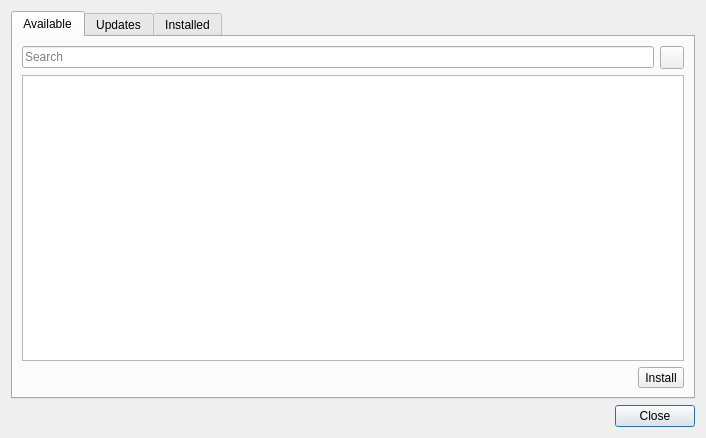
<?xml version="1.0" encoding="UTF-8"?>
<ui version="4.0">
 <class>PluginsManager</class>
 <widget class="QDialog" name="PluginsManager">
  <property name="windowModality">
   <enum>Qt::ApplicationModal</enum>
  </property>
  <property name="geometry">
   <rect>
    <x>0</x>
    <y>0</y>
    <width>706</width>
    <height>438</height>
   </rect>
  </property>
  <property name="windowTitle">
   <string>PluginsManager</string>
  </property>
  <property name="modal">
   <bool>true</bool>
  </property>
  <layout class="QVBoxLayout" name="verticalLayout">
   <item>
    <widget class="QTabWidget" name="tabWidget">
     <property name="currentIndex">
      <number>0</number>
     </property>
     <widget class="QWidget" name="available">
      <attribute name="title">
       <string>Available</string>
      </attribute>
      <layout class="QGridLayout" name="gridLayout">
       <item row="3" column="0" colspan="5">
        <widget class="QTableView" name="tvAvailable">
         <property name="selectionMode">
          <enum>QAbstractItemView::SingleSelection</enum>
         </property>
         <property name="selectionBehavior">
          <enum>QAbstractItemView::SelectRows</enum>
         </property>
         <property name="sortingEnabled">
          <bool>true</bool>
         </property>
        </widget>
       </item>
       <item row="5" column="0">
        <widget class="QLabel" name="lblADescription">
         <property name="text">
          <string/>
         </property>
        </widget>
       </item>
       <item row="0" column="0" colspan="5">
        <layout class="QHBoxLayout" name="horizontalLayout">
         <item>
          <widget class="QLineEdit" name="leASearch">
           <property name="minimumSize">
            <size>
             <width>300</width>
             <height>0</height>
            </size>
           </property>
           <property name="maximumSize">
            <size>
             <width>16777215</width>
             <height>16777215</height>
            </size>
           </property>
           <property name="baseSize">
            <size>
             <width>0</width>
             <height>0</height>
            </size>
           </property>
           <property name="placeholderText">
            <string>Search</string>
           </property>
          </widget>
         </item>
         <item>
          <widget class="QToolButton" name="btASearch">
           <property name="text">
            <string/>
           </property>
           <property name="icon">
            <iconset resource="ui.qrc">
             <normaloff>:/icons/images/system-search.svg</normaloff>:/icons/images/system-search.svg</iconset>
           </property>
           <property name="popupMode">
            <enum>QToolButton::InstantPopup</enum>
           </property>
          </widget>
         </item>
        </layout>
       </item>
       <item row="5" column="4">
        <widget class="QToolButton" name="btInstall">
         <property name="text">
          <string>Install</string>
         </property>
         <property name="icon">
          <iconset resource="ui.qrc">
           <normaloff>:/icons/images/install.svg</normaloff>:/icons/images/install.svg</iconset>
         </property>
         <property name="iconSize">
          <size>
           <width>24</width>
           <height>24</height>
          </size>
         </property>
         <property name="toolButtonStyle">
          <enum>Qt::ToolButtonTextBesideIcon</enum>
         </property>
        </widget>
       </item>
      </layout>
     </widget>
     <widget class="QWidget" name="updates">
      <attribute name="title">
       <string>Updates</string>
      </attribute>
      <layout class="QGridLayout" name="gridLayout_2">
       <item row="2" column="1">
        <widget class="QToolButton" name="btUpdate">
         <property name="text">
          <string>Update</string>
         </property>
         <property name="icon">
          <iconset resource="ui.qrc">
           <normaloff>:/icons/images/update.svg</normaloff>:/icons/images/update.svg</iconset>
         </property>
         <property name="iconSize">
          <size>
           <width>24</width>
           <height>24</height>
          </size>
         </property>
         <property name="toolButtonStyle">
          <enum>Qt::ToolButtonTextBesideIcon</enum>
         </property>
        </widget>
       </item>
       <item row="1" column="0" colspan="2">
        <widget class="QTableView" name="tvUpdates">
         <property name="selectionMode">
          <enum>QAbstractItemView::SingleSelection</enum>
         </property>
         <property name="selectionBehavior">
          <enum>QAbstractItemView::SelectRows</enum>
         </property>
         <property name="sortingEnabled">
          <bool>true</bool>
         </property>
        </widget>
       </item>
       <item row="2" column="0">
        <widget class="QLabel" name="lblUDescription">
         <property name="text">
          <string/>
         </property>
        </widget>
       </item>
       <item row="0" column="0" colspan="2">
        <layout class="QHBoxLayout" name="horizontalLayout_2">
         <item>
          <widget class="QLineEdit" name="leUSearch">
           <property name="minimumSize">
            <size>
             <width>300</width>
             <height>0</height>
            </size>
           </property>
           <property name="maximumSize">
            <size>
             <width>16777215</width>
             <height>16777215</height>
            </size>
           </property>
           <property name="baseSize">
            <size>
             <width>0</width>
             <height>0</height>
            </size>
           </property>
           <property name="placeholderText">
            <string>Search</string>
           </property>
          </widget>
         </item>
         <item>
          <widget class="QToolButton" name="btUSearch">
           <property name="text">
            <string/>
           </property>
           <property name="icon">
            <iconset resource="ui.qrc">
             <normaloff>:/icons/images/system-search.svg</normaloff>:/icons/images/system-search.svg</iconset>
           </property>
           <property name="popupMode">
            <enum>QToolButton::InstantPopup</enum>
           </property>
          </widget>
         </item>
        </layout>
       </item>
      </layout>
     </widget>
     <widget class="QWidget" name="installed">
      <attribute name="title">
       <string>Installed</string>
      </attribute>
      <layout class="QGridLayout" name="gridLayout_3">
       <item row="2" column="1">
        <widget class="QToolButton" name="btUninstall">
         <property name="text">
          <string>Uninstall</string>
         </property>
         <property name="icon">
          <iconset resource="ui.qrc">
           <normaloff>:/icons/images/uninstall.svg</normaloff>:/icons/images/uninstall.svg</iconset>
         </property>
         <property name="iconSize">
          <size>
           <width>24</width>
           <height>24</height>
          </size>
         </property>
         <property name="toolButtonStyle">
          <enum>Qt::ToolButtonTextBesideIcon</enum>
         </property>
        </widget>
       </item>
       <item row="1" column="0" colspan="2">
        <widget class="QTableView" name="tvInstalled">
         <property name="selectionMode">
          <enum>QAbstractItemView::SingleSelection</enum>
         </property>
         <property name="selectionBehavior">
          <enum>QAbstractItemView::SelectRows</enum>
         </property>
         <property name="sortingEnabled">
          <bool>true</bool>
         </property>
        </widget>
       </item>
       <item row="2" column="0">
        <widget class="QLabel" name="lblIDescription">
         <property name="text">
          <string/>
         </property>
        </widget>
       </item>
       <item row="0" column="0" colspan="2">
        <layout class="QHBoxLayout" name="horizontalLayout_3">
         <item>
          <widget class="QLineEdit" name="leISearch">
           <property name="minimumSize">
            <size>
             <width>300</width>
             <height>0</height>
            </size>
           </property>
           <property name="maximumSize">
            <size>
             <width>16777215</width>
             <height>16777215</height>
            </size>
           </property>
           <property name="baseSize">
            <size>
             <width>0</width>
             <height>0</height>
            </size>
           </property>
           <property name="placeholderText">
            <string>Search</string>
           </property>
          </widget>
         </item>
         <item>
          <widget class="QToolButton" name="btISearch">
           <property name="text">
            <string/>
           </property>
           <property name="icon">
            <iconset resource="ui.qrc">
             <normaloff>:/icons/images/system-search.svg</normaloff>:/icons/images/system-search.svg</iconset>
           </property>
           <property name="popupMode">
            <enum>QToolButton::InstantPopup</enum>
           </property>
          </widget>
         </item>
        </layout>
       </item>
      </layout>
     </widget>
    </widget>
   </item>
   <item>
    <widget class="QDialogButtonBox" name="buttonBox">
     <property name="orientation">
      <enum>Qt::Horizontal</enum>
     </property>
     <property name="standardButtons">
      <set>QDialogButtonBox::Close</set>
     </property>
    </widget>
   </item>
  </layout>
 </widget>
 <resources>
  <include location="ui.qrc"/>
 </resources>
 <connections>
  <connection>
   <sender>buttonBox</sender>
   <signal>accepted()</signal>
   <receiver>PluginsManager</receiver>
   <slot>accept()</slot>
   <hints>
    <hint type="sourcelabel">
     <x>248</x>
     <y>254</y>
    </hint>
    <hint type="destinationlabel">
     <x>157</x>
     <y>274</y>
    </hint>
   </hints>
  </connection>
  <connection>
   <sender>buttonBox</sender>
   <signal>rejected()</signal>
   <receiver>PluginsManager</receiver>
   <slot>reject()</slot>
   <hints>
    <hint type="sourcelabel">
     <x>316</x>
     <y>260</y>
    </hint>
    <hint type="destinationlabel">
     <x>286</x>
     <y>274</y>
    </hint>
   </hints>
  </connection>
 </connections>
</ui>
